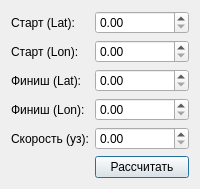
<?xml version="1.0" encoding="UTF-8"?>
<ui version="4.0">
 <class>SRUPathCalcForm</class>
 <widget class="QDialog" name="SRUPathCalcForm">
  <property name="windowTitle">
   <string>Расчёт маршрута SRU</string>
  </property>
  <layout class="QFormLayout">
   <item row="0" column="0">
    <widget class="QLabel">
     <property name="text">
      <string>Старт (Lat):</string>
     </property>
    </widget>
   </item>
   <item row="0" column="1">
    <widget class="QDoubleSpinBox" name="spinStartLat"/>
   </item>
   <item row="1" column="0">
    <widget class="QLabel">
     <property name="text">
      <string>Старт (Lon):</string>
     </property>
    </widget>
   </item>
   <item row="1" column="1">
    <widget class="QDoubleSpinBox" name="spinStartLon"/>
   </item>
   <item row="2" column="0">
    <widget class="QLabel">
     <property name="text">
      <string>Финиш (Lat):</string>
     </property>
    </widget>
   </item>
   <item row="2" column="1">
    <widget class="QDoubleSpinBox" name="spinEndLat"/>
   </item>
   <item row="3" column="0">
    <widget class="QLabel">
     <property name="text">
      <string>Финиш (Lon):</string>
     </property>
    </widget>
   </item>
   <item row="3" column="1">
    <widget class="QDoubleSpinBox" name="spinEndLon"/>
   </item>
   <item row="4" column="0">
    <widget class="QLabel">
     <property name="text">
      <string>Скорость (уз):</string>
     </property>
    </widget>
   </item>
   <item row="4" column="1">
    <widget class="QDoubleSpinBox" name="spinSpeed"/>
   </item>
   <item row="5" column="1">
    <widget class="QPushButton" name="buttonCalculate">
     <property name="text">
      <string>Рассчитать</string>
     </property>
    </widget>
   </item>
  </layout>
 </widget>
 <resources/>
 <connections/>
</ui>
